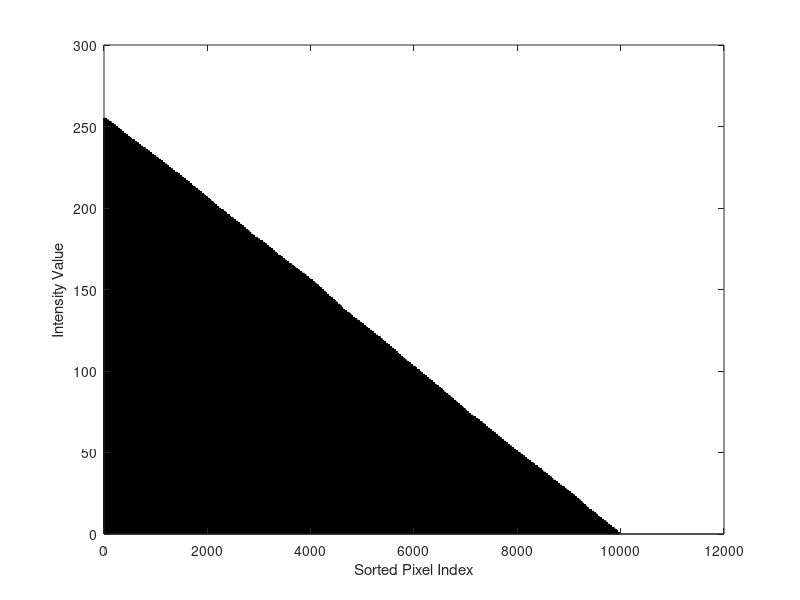

Reproduce this figure in MATLAB. (Note: this script raises an error after producing the figure.)
image1 = randi([0, 255], 100, 100);

% a
intensities = image1(:);
[sorted_values, ~] = sort(intensities, 'descend');  % Ignore sort index
bar(sorted_values);
xlabel('Sorted Pixel Index');
ylabel('Intensity Value');

% b
figure;
histogram(image1(:), 32);
title('Histogram of image1''s Intensities');
xlabel('Intensity');
ylabel('Frequency');

% c

t = 128;

RGB_image = zeros(100, 100, 3); 

RGB_image(:, :, 1) = 255 * (image1 > t); 
RGB_image(:, :, 2) = 0;              
RGB_image(:, :, 3) = 0;              

figure;
imshow(uint8(RGB_image));
title('Color Image with Red where A > t');

% d
X = image1(1:50, 1:50);
figure;
imshow(X, []);
title('Top Left Quadrant of image1');

% e
mean_intensity_image1 = mean(image1(:));
new_image1 = image1 - mean_intensity_image1;
figure;
imshow(new_image1, []);
title('image1 with Mean Intensity Subtracted');

% f
y = [1:12];
z = reshape(y, 4, 3)';
disp('Reshaped matrix y:');
disp(z);

% g
[x, index] = max(image1(:));
[r, c] = ind2sub(size(image1), index);

% h
v = [1, 8, 8, 2, 1, 3, 9, 8];
x = sum(v == 8);
disp('Numberof 8:');
disp(x);